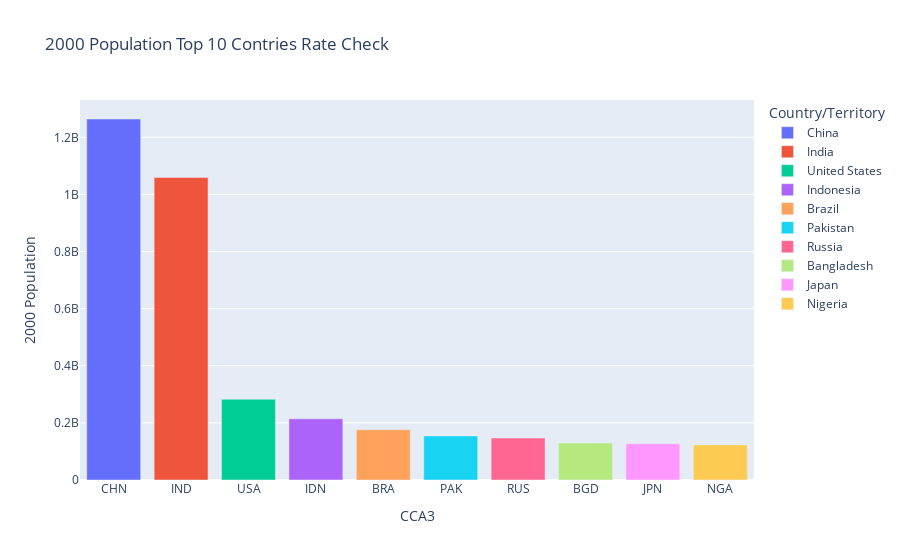

Source (notebook cell):
### Code cell
Population_2000=df.sort_values(by="2000 Population",ascending=False).head(10) 
fig=px.bar(data_frame=Population_2000,x="CCA3",y="2000 Population",color="Country/Territory",title="2000 Population Top 10 Contries Rate Check")
fig.show()

### Figure 1 — Plotly figure (JSON) as saved in the notebook; plotly's stock layout.template omitted (floating-point values rounded to 4 significant figures)
{"data": [{"hovertemplate": "Country/Territory=China<br>CCA3=%{x}<br>2000 Population=%{y}<extra></extra>", "legendgroup": "China", "marker": {"color": "#636efa", "pattern": {"shape": ""}}, "name": "China", "orientation": "v", "showlegend": true, "textposition": "auto", "type": "bar", "x": ["CHN"], "xaxis": "x", "y": [1264099069], "yaxis": "y"}, {"hovertemplate": "Country/Territory=India<br>CCA3=%{x}<br>2000 Population=%{y}<extra></extra>", "legendgroup": "India", "marker": {"color": "#EF553B", "pattern": {"shape": ""}}, "name": "India", "orientation": "v", "showlegend": true, "textposition": "auto", "type": "bar", "x": ["IND"], "xaxis": "x", "y": [1059633675], "yaxis": "y"}, {"hovertemplate": "Country/Territory=United States<br>CCA3=%{x}<br>2000 Population=%{y}<extra></extra>", "legendgroup": "United States", "marker": {"color": "#00cc96", "pattern": {"shape": ""}}, "name": "United States", "orientation": "v", "showlegend": true, "textposition": "auto", "type": "bar", "x": ["USA"], "xaxis": "x", "y": [282398554], "yaxis": "y"}, {"hovertemplate": "Country/Territory=Indonesia<br>CCA3=%{x}<br>2000 Population=%{y}<extra></extra>", "legendgroup": "Indonesia", "marker": {"color": "#ab63fa", "pattern": {"shape": ""}}, "name": "Indonesia", "orientation": "v", "showlegend": true, "textposition": "auto", "type": "bar", "x": ["IDN"], "xaxis": "x", "y": [214072421], "yaxis": "y"}, {"hovertemplate": "Country/Territory=Brazil<br>CCA3=%{x}<br>2000 Population=%{y}<extra></extra>", "legendgroup": "Brazil", "marker": {"color": "#FFA15A", "pattern": {"shape": ""}}, "name": "Brazil", "orientation": "v", "showlegend": true, "textposition": "auto", "type": "bar", "x": ["BRA"], "xaxis": "x", "y": [175873720], "yaxis": "y"}, {"hovertemplate": "Country/Territory=Pakistan<br>CCA3=%{x}<br>2000 Population=%{y}<extra></extra>", "legendgroup": "Pakistan", "marker": {"color": "#19d3f3", "pattern": {"shape": ""}}, "name": "Pakistan", "orientation": "v", "showlegend": true, "textposition": "auto", "type": "bar", "x": ["PAK"], "xaxis": "x", "y": [154369924], "yaxis": "y"}, {"hovertemplate": "Country/Territory=Russia<br>CCA3=%{x}<br>2000 Population=%{y}<extra></extra>", "legendgroup": "Russia", "marker": {"color": "#FF6692", "pattern": {"shape": ""}}, "name": "Russia", "orientation": "v", "showlegend": true, "textposition": "auto", "type": "bar", "x": ["RUS"], "xaxis": "x", "y": [146844839], "yaxis": "y"}, {"hovertemplate": "Country/Territory=Bangladesh<br>CCA3=%{x}<br>2000 Population=%{y}<extra></extra>", "legendgroup": "Bangladesh", "marker": {"color": "#B6E880", "pattern": {"shape": ""}}, "name": "Bangladesh", "orientation": "v", "showlegend": true, "textposition": "auto", "type": "bar", "x": ["BGD"], "xaxis": "x", "y": [129193327], "yaxis": "y"}, {"hovertemplate": "Country/Territory=Japan<br>CCA3=%{x}<br>2000 Population=%{y}<extra></extra>", "legendgroup": "Japan", "marker": {"color": "#FF97FF", "pattern": {"shape": ""}}, "name": "Japan", "orientation": "v", "showlegend": true, "textposition": "auto", "type": "bar", "x": ["JPN"], "xaxis": "x", "y": [126803861], "yaxis": "y"}, {"hovertemplate": "Country/Territory=Nigeria<br>CCA3=%{x}<br>2000 Population=%{y}<extra></extra>", "legendgroup": "Nigeria", "marker": {"color": "#FECB52", "pattern": {"shape": ""}}, "name": "Nigeria", "orientation": "v", "showlegend": true, "textposition": "auto", "type": "bar", "x": ["NGA"], "xaxis": "x", "y": [122851984], "yaxis": "y"}], "layout": {"barmode": "relative", "legend": {"title": {"text": "Country/Territory"}, "tracegroupgap": 0}, "title": {"text": "2000 Population Top 10 Contries Rate Check"}, "xaxis": {"anchor": "y", "domain": [0, 1], "title": {"text": "CCA3"}}, "yaxis": {"anchor": "x", "domain": [0, 1], "title": {"text": "2000 Population"}}}}
